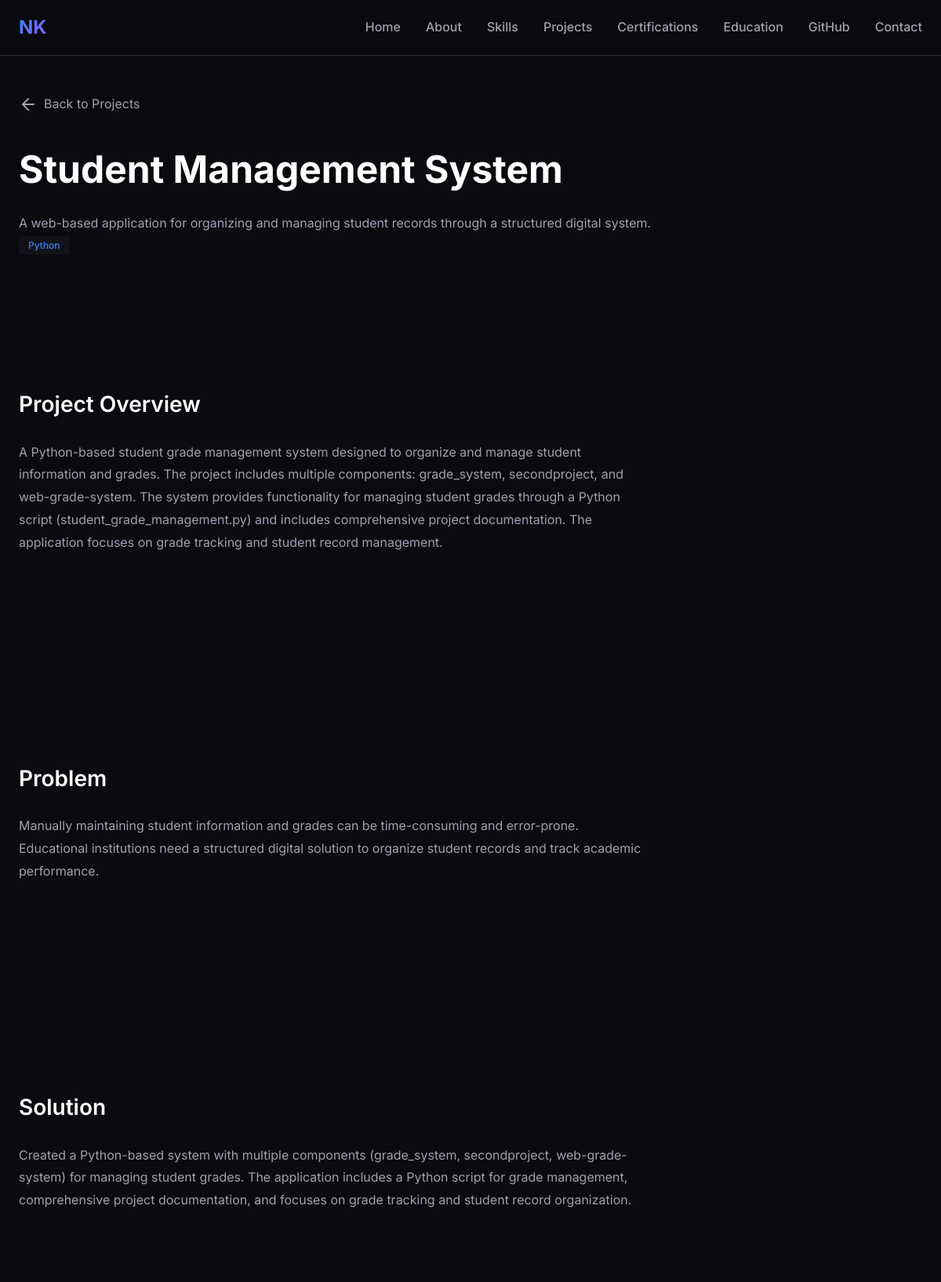
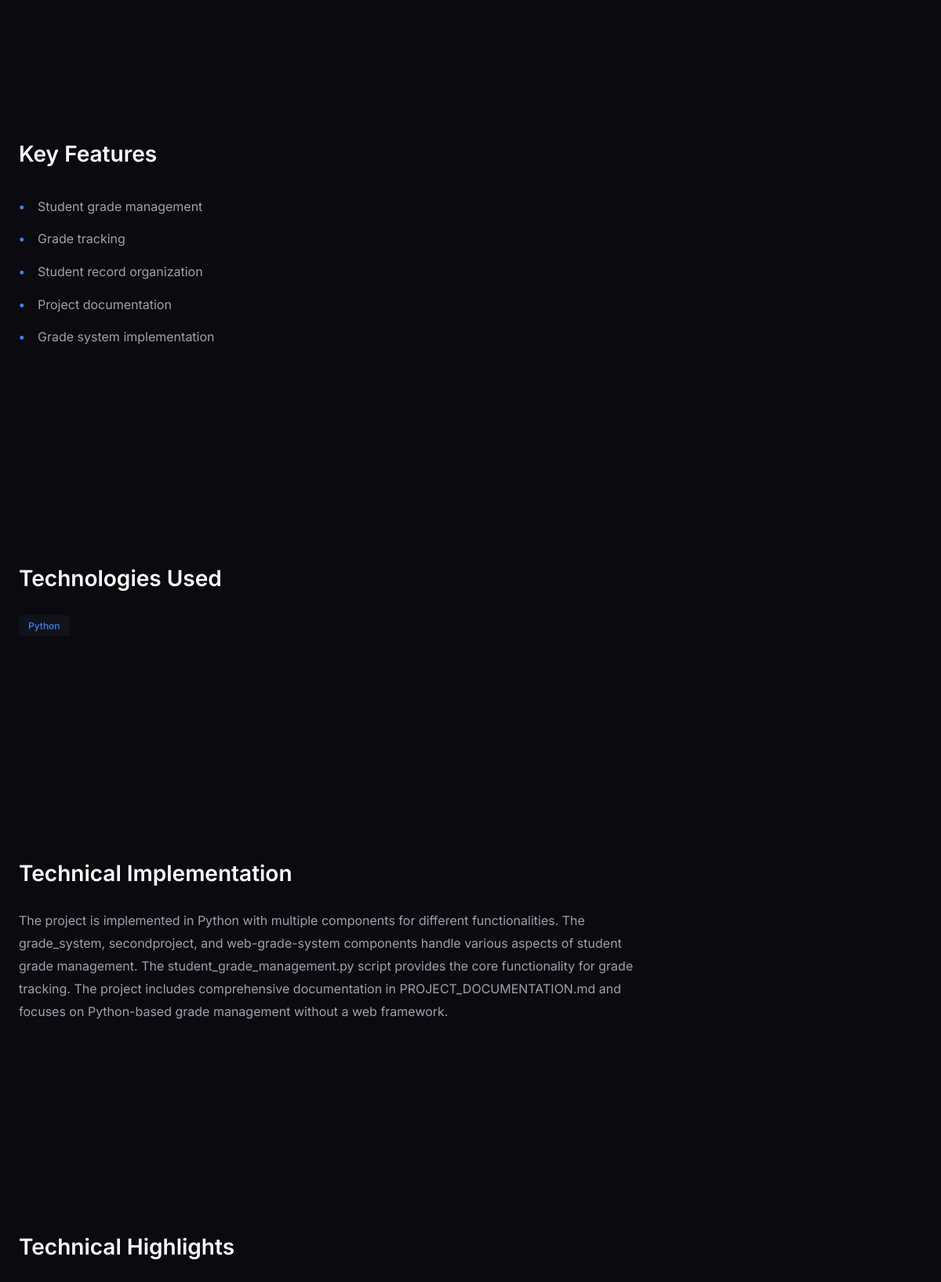
The app's page /project/student-management-system/ (upper part) with its own data (2 pictures, top to bottom).
### core/models.py (models this page shows, shortened)
class Project(models.Model):
    title = models.CharField(max_length=200)
    slug = models.SlugField(unique=True, blank=True)
    description = models.TextField()
    detailed_description = models.TextField(blank=True)
    technologies = models.CharField(max_length=500, help_text="Comma-separated list of technologies")
    features = models.TextField(blank=True, help_text="Comma-separated list of key features")
    github_repository = models.CharField(max_length=200, blank=True, help_text="GitHub repository name (e.g., e_learning_site)")
    github_url = models.URLField(blank=True, null=True)
    live_url = models.URLField(blank=True, null=True)
    image = models.ImageField(upload_to='projects/', blank=True, null=True)
    featured = models.BooleanField(default=False)
    order = models.IntegerField(default=0)
    created_at = models.DateTimeField(auto_now_add=True)
    updated_at = models.DateTimeField(auto_now=True)
    class Meta:
        ordering = ['-featured', 'order', '-created_at']
    def get_technologies_list(self):
        return [tech.strip() for tech in self.technologies.split(',') if tech.strip()]
    def get_features_list(self):
        return [feature.strip() for feature in self.features.split(',') if feature.strip()]

### core/views.py (the view)
# urls.py: path('project/<slug:slug>/', views.project_detail, name='project_detail'),
def project_detail(request, slug):
    project = get_object_or_404(Project, slug=slug)
    if project.github_repository and not project.github_url:
        github_username = getattr(settings, 'GITHUB_USERNAME', '')
        if github_username:
            project.github_url = f'https://github.com/{github_username}/{project.github_repository}'
    context = {
        'project': project,
        'github_url': getattr(settings, 'GITHUB_URL', ''),
        'github_username': getattr(settings, 'GITHUB_USERNAME', ''),
        'linkedin_url': getattr(settings, 'LINKEDIN_URL', ''),
        'contact_email': getattr(settings, 'CONTACT_EMAIL', ''),
    }
    return render(request, 'project_detail.html', context)

### core/context_processors.py (called while the page is built)
def social_links(request):
    return {
        'github_url': getattr(settings, 'GITHUB_URL', ''),
        'github_username': getattr(settings, 'GITHUB_USERNAME', ''),
        'linkedin_url': getattr(settings, 'LINKEDIN_URL', ''),
        'contact_email': getattr(settings, 'CONTACT_EMAIL', ''),
    }

### templates/project_detail.html (shortened to what this page needs)
{% extends 'base.html' %}
{% block content %}
<section class="project-detail-section">
    <div class="container">
        <a href="#projects" class="back-link" onclick="goBackToProjects(event)">
            <i data-lucide="arrow-left"></i> Back to Projects
        </a>
        <div class="project-detail-header">
            <h1 class="project-detail-title">{{ project.title }}</h1>
            <p class="project-detail-description">{{ project.description }}</p>
            <div class="project-detail-technologies">
                {% for tech in project.get_technologies_list %}
                <span class="tech-tag">{{ tech }}</span>
                {% endfor %}
            </div>
        </div>
        <div class="project-detail-content">
            <div class="project-detail-section">
                <h2>Project Overview</h2>
                <p>{{ project.detailed_description|default:project.description }}</p>
            </div>
            <div class="project-detail-section">
                <h2>Problem</h2>
                {% if project.title == 'E-Learning Platform' %}
                <p>Managing courses, learning materials and user access across separate systems can make online learning difficult to organize.</p>
                {% elif project.title == 'Malware Intelligence Using CSV Files' %}
                <p>Identifying potentially malicious applications can involve analyzing a large number of application-related features. Manual analysis can be difficult to scale, creating an opportunity to explore machine-learning-based classification.</p>
                {% elif project.title == 'Library Management System' %}
                <p>Managing library information manually or through disconnected records can be inefficient. Librarians need a digital system to organize books, track inventory, and manage library operations efficiently.</p>
                {% elif project.title == 'Student Management System' %}
                <p>Manually maintaining student information and grades can be time-consuming and error-prone. Educational institutions need a structured digital solution to organize student records and track academic performance.</p>
                {% elif project.title == 'Quiz Competition' %}
                <p>Creating and administering quizzes manually can be cumbersome. There is a need for an interactive digital platform that allows quiz creation, administration, and automated scoring with detailed result analysis.</p>
                {% else %}
                <p>This project addresses the need for efficient and practical solutions in its domain. The implementation focuses on solving real-world challenges through systematic development and testing.</p>
                {% endif %}
            </div>
            <div class="project-detail-section">
                <h2>Solution</h2>
                {% if project.title == 'E-Learning Platform' %}
                <p>A centralized web application for managing and accessing learning content through a structured learning platform.</p>
                {% elif project.title == 'Library Management System' %}
                <p>Built a Django-based web application with a library_project app to manage library information. The system uses SQLite for database storage, includes a books folder for book-related data, and provides a structured interface through templates and static files for working with library records.</p>
                {% elif project.title == 'Student Management System' %}
                <p>Created a Python-based system with multiple components (grade_system, secondproject, web-grade-system) for managing student grades. The application includes a Python script for grade management, comprehensive project documentation, and focuses on grade tracking and student record organization.</p>
                {% else %}
                <p>The application provides a comprehensive solution through well-architected code, user-friendly interfaces, and robust functionality. The approach emphasizes maintainability and scalability.</p>
                {% endif %}
            </div>
            <div class="project-detail-section">
                <h2>Key Features</h2>
                <ul class="project-features-list">
                    {% for feature in project.get_features_list %}
                    <li>{{ feature }}</li>
                    {% empty %}
                    <li>Features will be updated soon.</li>
                    {% endfor %}
                </ul>
            </div>
            <div class="project-detail-section">
                <h2>Technologies Used</h2>
                <div class="project-technologies">
                    {% for tech in project.get_technologies_list %}
                    <span class="tech-tag">{{ tech }}</span>
                    {% endfor %}
                </div>
            </div>
            <div class="project-detail-section">
                <h2>Technical Implementation</h2>
                {% if project.title == 'E-Learning Platform' %}
                <p>The project uses Django with multiple apps (learnapp, learnproject, secondapp) to handle different aspects of the learning system. The backend uses SQLite for data persistence. The frontend is built with Django templates, HTML5, CSS3, and JavaScript. Static files are managed through the static directory, and course files are stored in the media/course_files directory. The application follows Django's MVT (Model-View-Template) architecture for organized code structure.</p>
                {% elif project.title == 'Student Management System' %}
                <p>The project is implemented in Python with multiple components for different functionalities. The grade_system, secondproject, and web-grade-system components handle various aspects of student grade management. The student_grade_management.py script provides the core functionality for grade tracking. The project includes comprehensive documentation in PROJECT_DOCUMENTATION.md and focuses on Python-based grade management without a web framework.</p>
                {% else %}
                <p>The application follows a structured architecture with proper separation of concerns. Backend logic handles data processing and business rules, while the frontend provides an intuitive user interface. Database integration ensures efficient data storage and retrieval.</p>
                {% endif %}
            </div>
            <div class="project-detail-section">
                <h2>Technical Highlights</h2>
            </div>
        </div>
    </div>
</section>
{% endblock %}

### static/css/style.css (style rules this page uses)
:root { --bg-primary: #0a0a0f; --bg-secondary: #12121a; --bg-tertiary: #1a1a25; --text-primary: #ffffff; --text-secondary: #a0a0b0; --text-muted: #6b6b7b; --accent-primary: #3b82f6; --accent-secondary: #8b5cf6; --accent-gradient: linear-gradient(135deg, #3b82f6 0%, #8b5cf6 100%); --border-color: #2a2a35; --success: #10b981; --error: #ef4444; --shadow-sm: 0 2px 4px rgba(0, 0, 0, 0.3); --shadow-md: 0 4px 6px rgba(0, 0, 0, 0.4); --shadow-lg: 0 10px 25px rgba(0, 0, 0, 0.5); --transition: all 0.3s ease; --font-family: 'Inter', -apple-system, BlinkMacSystemFont, 'Segoe UI', Roboto, sans-serif; --spacing-unit: 8px; }
* { margin: 0; padding: 0; box-sizing: border-box; }
html { scroll-behavior: smooth; }
body { font-family: var(--font-family); background-color: var(--bg-primary); color: var(--text-primary); line-height: 1.6; overflow-x: hidden; }
a { color: var(--accent-primary); text-decoration: none; transition: var(--transition); }
ul { list-style: none; }
.container { max-width: 1200px; margin: 0 auto; padding: 0 24px; }
.project-technologies { display: flex; flex-wrap: wrap; gap: 8px; margin-bottom: 16px; }
.tech-tag { padding: 4px 12px; background-color: var(--bg-secondary); border-radius: 4px; font-size: 12px; font-weight: 500; color: var(--accent-primary); }
.project-detail-section { padding: 120px 0 96px; }
.back-link { display: inline-flex; align-items: center; gap: 8px; color: var(--text-secondary); margin-bottom: 32px; transition: var(--transition); }
.project-detail-header { margin-bottom: 48px; }
.project-detail-title { font-size: 48px; font-weight: 700; margin-bottom: 16px; }
.project-detail-description { font-size: 20px; color: var(--text-secondary); line-height: 1.6; }
.project-detail-content { max-width: 800px; }
.project-detail-section { margin-bottom: 48px; }
.project-detail-section h2 { font-size: 28px; font-weight: 600; margin-bottom: 24px; }
.project-detail-section p { color: var(--text-secondary); line-height: 1.8; font-size: 16px; }
.project-features-list { list-style: none; padding-left: 0; }
.project-features-list li { color: var(--text-secondary); padding: 8px 0; padding-left: 24px; position: relative; }
.project-features-list li::before { content: '•'; position: absolute; left: 0; color: var(--accent-primary); font-weight: bold; }

### records on screen
Project: title "Student Management System", description "A web-based application for organizing and managing student records through a structured digital system.", get_technologies_list "Python", detailed_description "A Python-based student grade management system designed to organize and manage student information and grades. The project includes multiple components: grade_system, secondproject, and web-grade-system. The system provides functionality for managing student grades through a Python script (student_grade_management.py) and includes comprehensive project documentation. The application focuses on grade tracking and student record management.", get_technologies_list "Python"

### other values on screen
{{ feature }} "Student grade management" "Grade tracking" "Student record organization" "Project documentation" "Grade system implementation"
